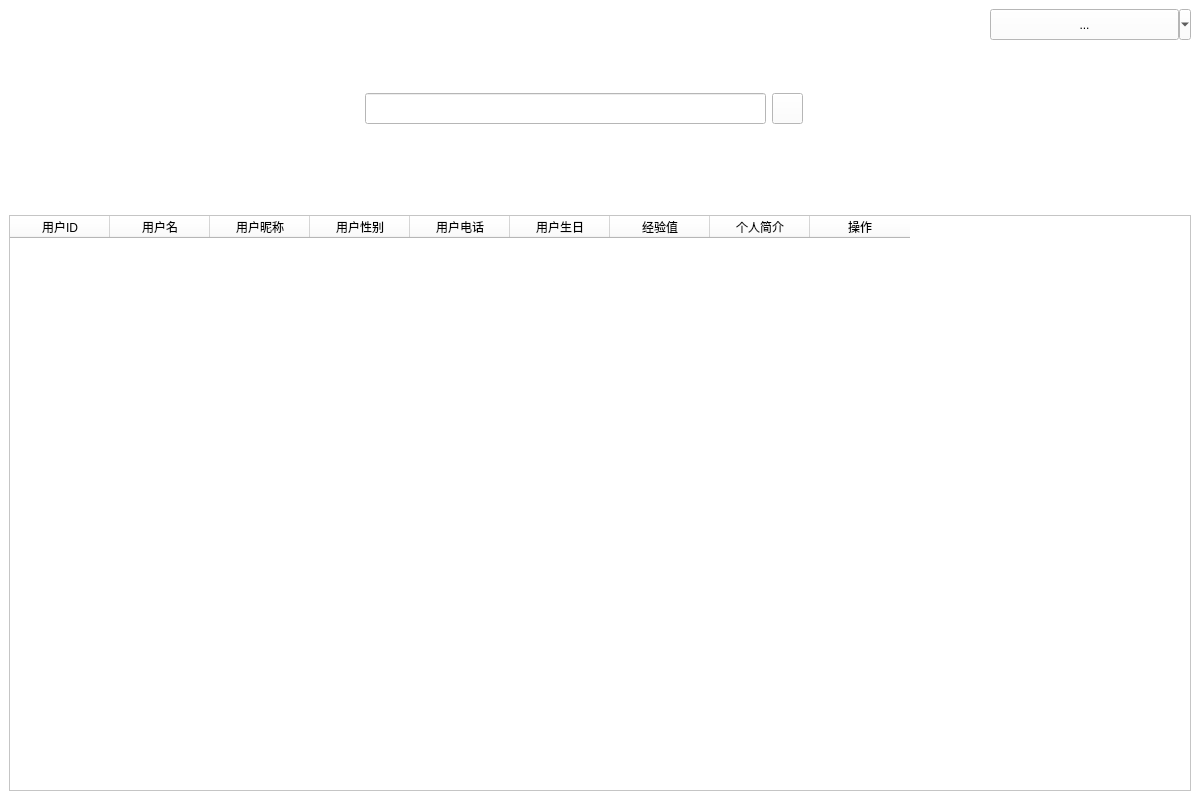
<?xml version="1.0" encoding="UTF-8"?>
<ui version="4.0">
 <class>AdminUserWindow</class>
 <widget class="QMainWindow" name="AdminUserWindow">
  <property name="geometry">
   <rect>
    <x>0</x>
    <y>0</y>
    <width>1200</width>
    <height>800</height>
   </rect>
  </property>
  <property name="minimumSize">
   <size>
    <width>500</width>
    <height>500</height>
   </size>
  </property>
  <property name="windowTitle">
   <string>Stepic 管理员管理用户界面</string>
  </property>
  <property name="windowIcon">
   <iconset>
    <normaloff>../image/游戏.png</normaloff>../image/游戏.png</iconset>
  </property>
  <property name="styleSheet">
   <string notr="true">background-color: rgb(255, 255, 255);</string>
  </property>
  <property name="toolButtonStyle">
   <enum>Qt::ToolButtonTextBesideIcon</enum>
  </property>
  <widget class="QWidget" name="centralwidget">
   <layout class="QGridLayout" name="gridLayout">
    <item row="0" column="1">
     <widget class="QLineEdit" name="search_Edit">
      <property name="sizePolicy">
       <sizepolicy hsizetype="Expanding" vsizetype="Fixed">
        <horstretch>2</horstretch>
        <verstretch>1</verstretch>
       </sizepolicy>
      </property>
      <property name="minimumSize">
       <size>
        <width>401</width>
        <height>31</height>
       </size>
      </property>
      <property name="maximumSize">
       <size>
        <width>401</width>
        <height>31</height>
       </size>
      </property>
     </widget>
    </item>
    <item row="0" column="4" alignment="Qt::AlignRight|Qt::AlignTop">
     <widget class="QToolButton" name="menu_Button">
      <property name="sizePolicy">
       <sizepolicy hsizetype="Fixed" vsizetype="Fixed">
        <horstretch>1</horstretch>
        <verstretch>1</verstretch>
       </sizepolicy>
      </property>
      <property name="minimumSize">
       <size>
        <width>201</width>
        <height>31</height>
       </size>
      </property>
      <property name="maximumSize">
       <size>
        <width>201</width>
        <height>31</height>
       </size>
      </property>
      <property name="text">
       <string>...</string>
      </property>
      <property name="icon">
       <iconset>
        <normaloff>../image/游戏.png</normaloff>../image/游戏.png</iconset>
      </property>
      <property name="popupMode">
       <enum>QToolButton::MenuButtonPopup</enum>
      </property>
      <property name="toolButtonStyle">
       <enum>Qt::ToolButtonTextBesideIcon</enum>
      </property>
     </widget>
    </item>
    <item row="0" column="0">
     <widget class="QLabel" name="logo">
      <property name="sizePolicy">
       <sizepolicy hsizetype="Fixed" vsizetype="Fixed">
        <horstretch>1</horstretch>
        <verstretch>2</verstretch>
       </sizepolicy>
      </property>
      <property name="minimumSize">
       <size>
        <width>350</width>
        <height>200</height>
       </size>
      </property>
      <property name="maximumSize">
       <size>
        <width>350</width>
        <height>200</height>
       </size>
      </property>
      <property name="text">
       <string/>
      </property>
      <property name="pixmap">
       <pixmap>../image/游戏大logo.png</pixmap>
      </property>
      <property name="alignment">
       <set>Qt::AlignCenter</set>
      </property>
     </widget>
    </item>
    <item row="1" column="0" colspan="5">
     <widget class="QTableWidget" name="user_table">
      <property name="sizePolicy">
       <sizepolicy hsizetype="Expanding" vsizetype="Expanding">
        <horstretch>4</horstretch>
        <verstretch>6</verstretch>
       </sizepolicy>
      </property>
      <property name="contextMenuPolicy">
       <enum>Qt::DefaultContextMenu</enum>
      </property>
      <property name="dragDropMode">
       <enum>QAbstractItemView::NoDragDrop</enum>
      </property>
      <property name="selectionMode">
       <enum>QAbstractItemView::NoSelection</enum>
      </property>
      <property name="textElideMode">
       <enum>Qt::ElideMiddle</enum>
      </property>
      <column>
       <property name="text">
        <string>用户ID</string>
       </property>
      </column>
      <column>
       <property name="text">
        <string>用户名</string>
       </property>
      </column>
      <column>
       <property name="text">
        <string>用户昵称</string>
       </property>
      </column>
      <column>
       <property name="text">
        <string>用户性别</string>
       </property>
      </column>
      <column>
       <property name="text">
        <string>用户电话</string>
       </property>
      </column>
      <column>
       <property name="text">
        <string>用户生日</string>
       </property>
      </column>
      <column>
       <property name="text">
        <string>经验值</string>
       </property>
      </column>
      <column>
       <property name="text">
        <string>个人简介</string>
       </property>
      </column>
      <column>
       <property name="text">
        <string>操作</string>
       </property>
      </column>
     </widget>
    </item>
    <item row="0" column="2">
     <widget class="QPushButton" name="search_Button">
      <property name="sizePolicy">
       <sizepolicy hsizetype="Minimum" vsizetype="Fixed">
        <horstretch>1</horstretch>
        <verstretch>1</verstretch>
       </sizepolicy>
      </property>
      <property name="minimumSize">
       <size>
        <width>31</width>
        <height>31</height>
       </size>
      </property>
      <property name="maximumSize">
       <size>
        <width>31</width>
        <height>31</height>
       </size>
      </property>
      <property name="cursor">
       <cursorShape>PointingHandCursor</cursorShape>
      </property>
      <property name="text">
       <string/>
      </property>
      <property name="icon">
       <iconset>
        <normaloff>../image/search.jpg</normaloff>../image/search.jpg</iconset>
      </property>
     </widget>
    </item>
   </layout>
  </widget>
 </widget>
 <resources/>
 <connections/>
</ui>
